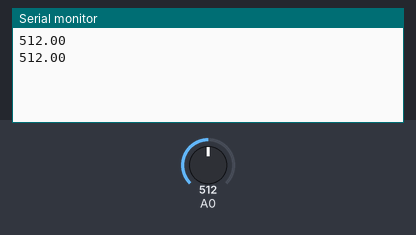
Simulated run of this sketch. Board: Arduino Uno, built with avr-gcc and run on an emulated ATmega328P. On the bench: the last lines printed to the serial monitor. The inputs (shaded band) are chosen by the test bench; at power-on: A0 = 512.

Above: at 2.8 s.
2.9 s: A0 set to 716
At 5.0 s:
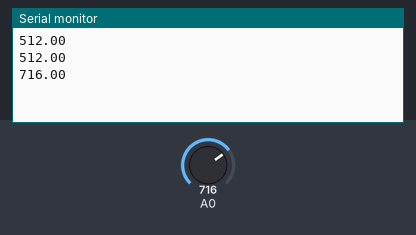
5.6 s: A0 set to 900
At 6.6 s:
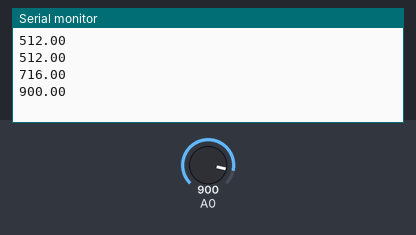
Timing chart, 0 to 8.6 s (numbered marks = the images above; inputs shaded):
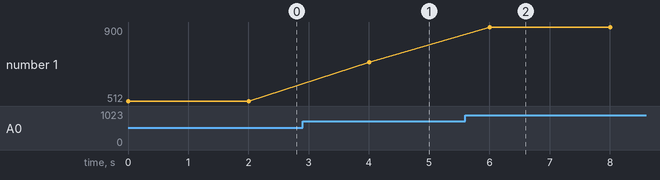

The sketch:

MQ_GAS_SENSOR.ino
```cpp
void setup() {
  Serial.begin(9600);
  pinMode(13, INPUT_PULLUP);
}

void loop() {
  float MQ = analogRead(A0);
  Serial.println(MQ);
  delay(2000);
  /*if(digitalRead(13)<1){
    Serial.println("MQ Activated!");
    delay(1000);
}*/

}
```

Measured:
- after the input at 2.9 s, the serial monitor: prints a new line after 1.1 s (image 1)
- after the input at 5.6 s, the serial monitor: prints a new line after 0.40 s (image 2)
- plotted number 1: 512 → 716 after the input at 2.9 s, 716 → 900 after the input at 5.6 s
